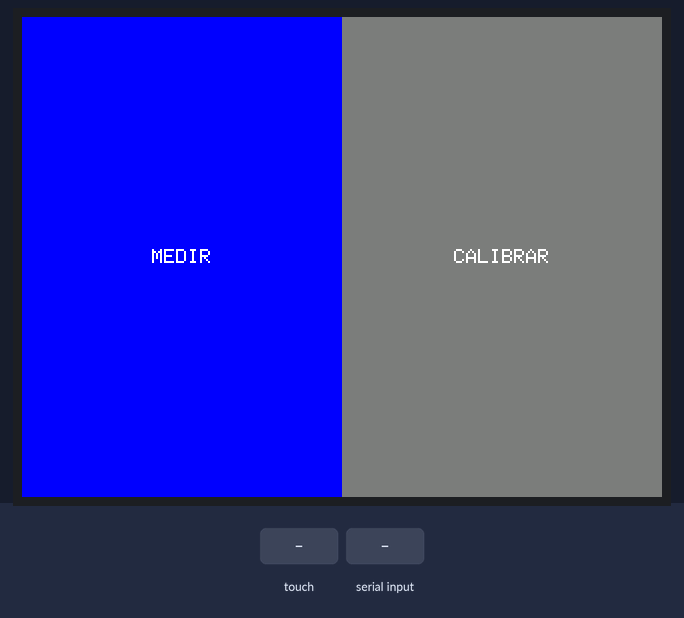
A sketch run on a simulated ESP32. Shown: 320×240 colour display. The test bench sets the inputs (shaded band). What the sketch prints to the serial monitor is not drawn.

Above: at 1.6 s.
1.7 s: screen touched at 62 % across, 10 % down
At 2.7 s:
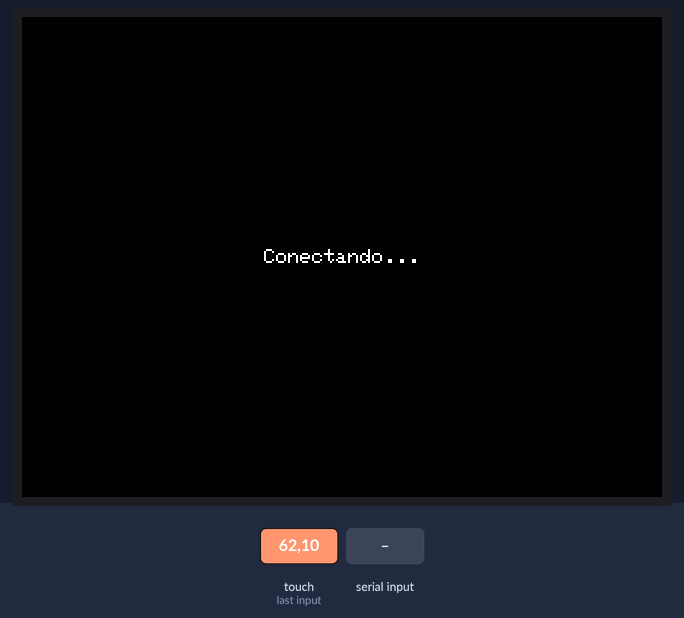
3.2 s: "pong90\n" received over Serial
At 5.8 s:
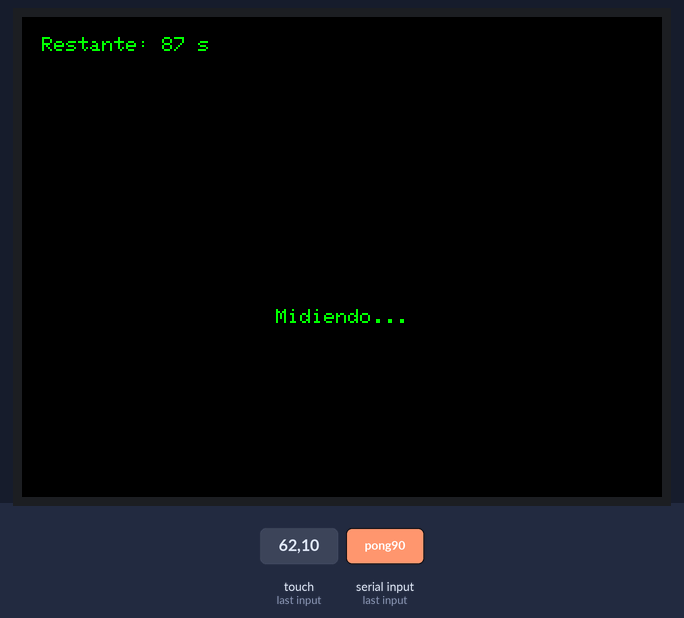
6.2 s: "stop\n" received over Serial
At 7.5 s:
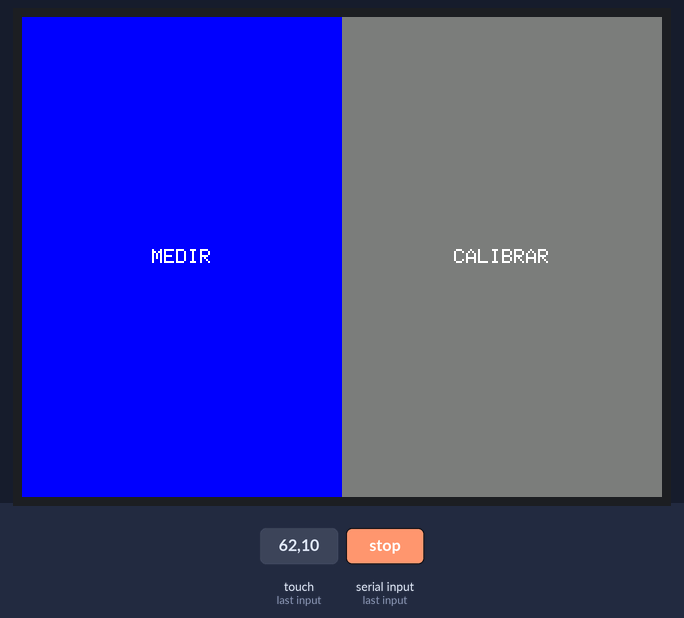
7.8 s: screen touched at 13 % across, 10 % down
At 8.6 s:
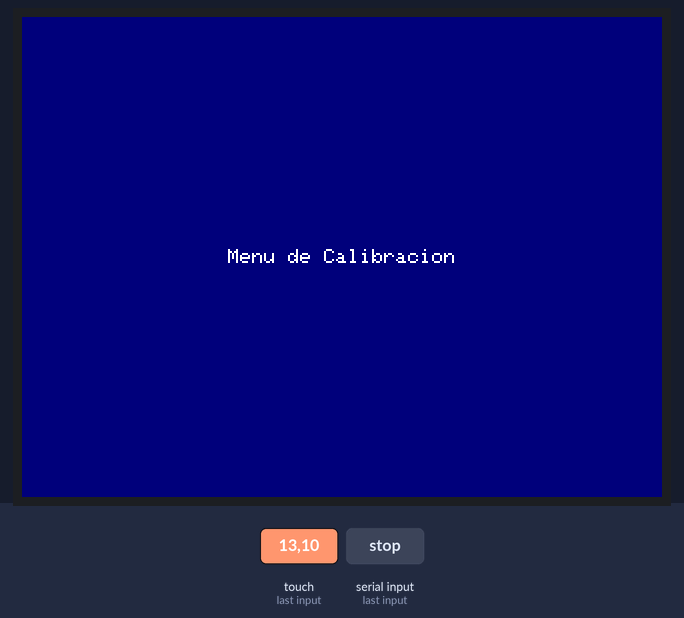
9.3 s: screen touched at 38 % across, 10 % down
At 10.3 s:
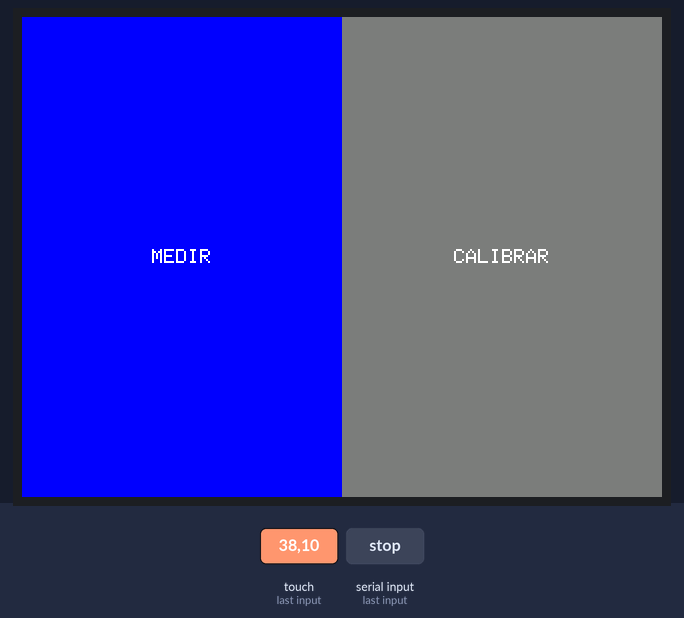
10.9 s: screen touched at 87 % across, 10 % down
At 12.5 s:
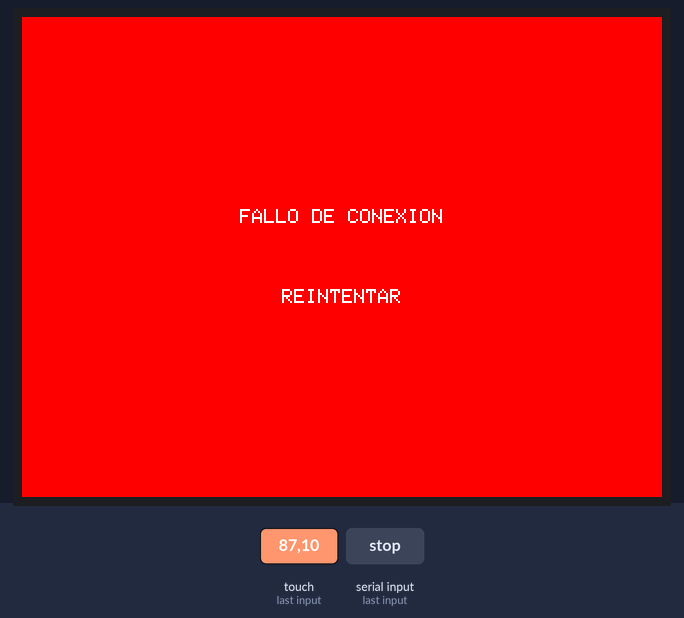
Timing chart, 0 to 13.7 s (numbered marks = the images above; inputs shaded):
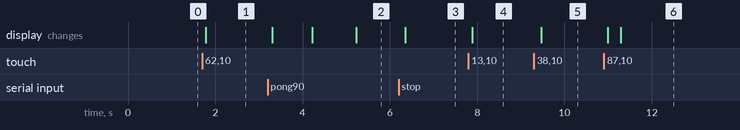

The sketch:

DSC_Arduino.ino
```cpp
#include <SPI.h>
#include <TFT_eSPI.h>
#include <math.h>
#include "FS.h"

// --- PINES PANTALLA Y TÁCTIL (VSPI - Definidos en User_Setup.h) ---
// TFT_DC 4, TFT_CS 15, TFT_MOSI 16, TFT_MISO 5, TFT_SCLK 17, TFT_RST 2, TOUCH_CS 18

// --- PINES ADS1220 (HSPI) ---
#define HSPI_SCLK  33
#define HSPI_MISO  26
#define HSPI_MOSI  25
#define HSPI_CS    32

// --- Comandos ADS1220 ---
#define ADS_CMD_RESET  0x06
#define ADS_CMD_START  0x08

// Parámetros Físicos
const float RES_NOMINAL = 10000.0;
const float TEMP_NOMINAL = 298.15;
const float BETA_COEFF = 3950.0;
const float IDAC_VALUE = 0.000100;
const float K_SENSITIVITY = 0.00004127;
const float VOLTAGE_REF = 2.048;

// Nota: Eliminamos la GAIN global para evitar errores, se definirá localmente.

// Inicializamos el bus HSPI
SPIClass hspi(HSPI);
SPISettings adsSettings(1000000, MSBFIRST, SPI_MODE1); // Subido a 1MHz como en tu código original

TFT_eSPI tft = TFT_eSPI();

volatile bool midiendo = false;
enum ScreenState { SCREEN_HOME, SCREEN_MEASURE_WAIT, SCREEN_MEASURING, SCREEN_ERROR, SCREEN_CALIBRATE };
ScreenState currentScreen = SCREEN_HOME;

int btnW, btnH;
unsigned long measureStart = 0, measureDuration = 0;
int remainingSeconds = 0;

TaskHandle_t TareaADC;
TaskHandle_t TareaInterfaz;

// Prototipos de funciones auxiliares para evitar errores de compilación
void config_ads_ntc();
void config_ads_tc_general(uint8_t mux, uint8_t gain_reg); // Función genérica unificada
void ads_reset();
void ads_start();
long wait_and_read();
void drawHome();
void drawWaiting();
void drawMeasuring();
void drawError();
void drawCalibrate();
void handleTouch(uint16_t x, uint16_t y);
void startPing();
void checkForPong();
void updateMeasuringUI();
void checkForStop();
void loopLectura(void * pvParameters);
void taskInterfaz(void * pvParameters);


// ------------------ SETUP ------------------
void setup() {
  Serial.begin(115200);

  // 1. Inicializar Pantalla (Usa VSPI por defecto)
  tft.init();
  tft.setRotation(1);
  btnW = tft.width() / 2;
  btnH = tft.height();
  drawHome();

  // 2. Inicializar ADS1220 (HSPI)
  pinMode(HSPI_CS, OUTPUT);
  digitalWrite(HSPI_CS, HIGH);

  hspi.begin(HSPI_SCLK, HSPI_MISO, HSPI_MOSI, HSPI_CS);

  ads_reset();
  delay(100);

  // Crear tareas
  // Interfaz en Core 1 (Arduino Loop default)
  xTaskCreatePinnedToCore(taskInterfaz, "TareaInterfaz", 8192, NULL, 1, &TareaInterfaz, 1);
  // ADC en Core 0 (Dedicado)
  xTaskCreatePinnedToCore(loopLectura, "TareaADC", 10000, NULL, 2, &TareaADC, 0);
}

void loop() {
  vTaskDelay(portMAX_DELAY); // El loop principal cede el control
}

// ------------------ NÚCLEO 0: MEDICIÓN (HSPI) ------------------
void loopLectura(void * pvParameters) {
  for (;;) {
    if (midiendo) {
      // --- 1. LEER JUNTA FRÍA (NTC) ---
      config_ads_ntc();
      ads_start();
      vTaskDelay(pdMS_TO_TICKS(20)); // delay no bloqueante
      long rawNTC = wait_and_read();

      float vNTC = (float)rawNTC * (VOLTAGE_REF / 8388607.0);
      float rNTC = vNTC / IDAC_VALUE;
      // Evitar log(0) o valores negativos si no hay sensor
      if (rNTC <= 0) rNTC = RES_NOMINAL;
      float logR = log(rNTC / RES_NOMINAL);
      float tempCJC = (1.0 / ((logR / BETA_COEFF) + (1.0 / TEMP_NOMINAL))) - 273.15;

      // --- 2. diff (AIN0-AIN1) ---
      // Config: AIN0-AIN1 (0x00) + PGA=128 (0x0E) -> Registro 0x0E
      // El código original usaba write_regs con 0x0E.
      config_tc_ain0_ain1(); // 0x0E es el registro 0 completo (MUX + GAIN)
      ads_start();
      vTaskDelay(pdMS_TO_TICKS(60)); // Tiempo de conversión

      long rawdiff = wait_and_read();
      float GAIN_ADS_diff = 32;
      float vdiff = rawdiff * (2.0 * VOLTAGE_REF) / (GAIN_ADS_diff * 8388608.0);
      float diff = (vdiff / K_SENSITIVITY);

      // --- 3. TC1 (AIN0-AIN2) ---
      // Config: AIN0-AIN2 (0x01) + PGA=32 (0x0A) -> Registro 0x1A
      config_tc_ain0_ain2();
      ads_start();
      vTaskDelay(pdMS_TO_TICKS(60));

      long rawTC1 = wait_and_read();
      float GAIN_ADS1 = 32.0;
      float vTC1 = rawTC1 * (2.0 * VOLTAGE_REF) / (GAIN_ADS1 * 8388608.0);
      float t1 = (vTC1 / K_SENSITIVITY) + tempCJC;

      // --- 4. TC2 (AIN1-AIN2) ---
      // Config: AIN1-AIN2 (0x03) + PGA=32 (0x0A) -> Registro 0x3A
      config_tc_ain1_ain2();
      ads_start();
      vTaskDelay(pdMS_TO_TICKS(60));

      long rawTC2 = wait_and_read();
      float GAIN_ADS2 = 32.0;
      float vTC2 = rawTC2 * (2.0 * VOLTAGE_REF) / (GAIN_ADS2 * 8388608.0);
      float t2 = (vTC2 / K_SENSITIVITY) + tempCJC;

      // --- 5. IMPRESIÓN DE DATOS (Formato Original) ---
      Serial.print(tempCJC, 4);
      Serial.print(" , ");
      Serial.print(t1, 4);
      Serial.print(" , ");
      Serial.print(t2, 4);
      Serial.print(" , ");
      Serial.println(diff, 4);

      // Frecuencia global del ciclo
      vTaskDelay(pdMS_TO_TICKS(50));
    } else {
      // Si no estamos midiendo, dormimos la tarea para ahorrar CPU
      vTaskDelay(pdMS_TO_TICKS(200));
    }
  }
}

// --- FUNCIONES SPI PARA HSPI ---

void config_ads_ntc() {
  hspi.beginTransaction(adsSettings);
  digitalWrite(HSPI_CS, LOW);
  hspi.transfer(0x43);
  hspi.transfer(0xB1);
  hspi.transfer(0x04);
  hspi.transfer(0x13);
  hspi.transfer(0x82);
  digitalWrite(HSPI_CS, HIGH);
  hspi.endTransaction();
}

// Función genérica para configurar cualquier termopar
// mux_gain: el byte que calculamos antes (ej: 0x0A para PGA 32)
void config_tc_generic(uint8_t mux_gain) {
  // 1. Cambiamos Canal y Ganancia (Registro 0)
  write_single_reg(0, mux_gain);

  // 2. IMPORTANTE: Apagamos IDACs que pudieron quedar de la NTC (Registro 2)
  // Si no haces esto, la corriente del NTC afectará la lectura del termopar.
  write_single_reg(2, 0x00);
}

void config_tc_ain0_ain1() { config_tc_generic(0x0A); } // AIN0-AIN1, Ganancia 32
void config_tc_ain0_ain2() { config_tc_generic(0x1A); } // AIN0-AIN2, Ganancia 32
void config_tc_ain1_ain2() { config_tc_generic(0x3A); } // AIN1-AIN2, Ganancia 32

void write_single_reg(uint8_t regAddr, uint8_t value) {
  hspi.beginTransaction(adsSettings);
  digitalWrite(HSPI_CS, LOW);

  // Comando: 0x40 (WREG) | (regAddr << 2) | (numero_de_regs_menos_1)
  // Para un solo registro, nn es 0.
  hspi.transfer(0x40 | (regAddr << 2));
  hspi.transfer(value);

  digitalWrite(HSPI_CS, HIGH);
  hspi.endTransaction();
}

void ads_reset() {
  hspi.beginTransaction(adsSettings);
  digitalWrite(HSPI_CS, LOW);
  hspi.transfer(ADS_CMD_RESET);
  digitalWrite(HSPI_CS, HIGH);
  hspi.endTransaction();
}

void ads_start() {
  hspi.beginTransaction(adsSettings);
  digitalWrite(HSPI_CS, LOW);
  hspi.transfer(ADS_CMD_START);
  digitalWrite(HSPI_CS, HIGH);
  hspi.endTransaction();
}

long wait_and_read() {
  unsigned long timeout = millis();
  // Chequeamos MISO (Pin 26)
  while (digitalRead(HSPI_MISO) == HIGH) {
    if (millis() - timeout > 500) {
        // Timeout de seguridad
        return 0;
    }
  }

  digitalWrite(HSPI_CS, LOW);
  hspi.beginTransaction(adsSettings);
  uint8_t b1 = hspi.transfer(0x00);
  uint8_t b2 = hspi.transfer(0x00);
  uint8_t b3 = hspi.transfer(0x00);
  hspi.endTransaction();
  digitalWrite(HSPI_CS, HIGH);

  long value = ((long)b1 << 16) | ((long)b2 << 8) | b3;
  if (value & 0x800000) value |= 0xFF000000;
  return value;
}

// ------------------ NÚCLEO 1: INTERFAZ ------------------
void taskInterfaz(void * pvParameters) {
  for (;;) {
    uint16_t x, y;
    // TFT_eSPI gestiona su propio bus VSPI
    if (tft.getTouch(&x, &y)) {
      handleTouch(x, y);
      vTaskDelay(pdMS_TO_TICKS(200));
    }
    if (currentScreen == SCREEN_MEASURE_WAIT) checkForPong();
    if (currentScreen == SCREEN_MEASURING) updateMeasuringUI();
    checkForStop();
    vTaskDelay(pdMS_TO_TICKS(10));
  }
}

// --- FUNCIONES UI (Misma lógica anterior) ---
void startPing() { drawWaiting(); Serial.println("ping"); }

void checkForPong() {
  static unsigned long startWait = millis();
  if (Serial.available()) {
    String line = Serial.readStringUntil('\n'); line.trim();
    if (line.startsWith("pong")) {
      int n = line.substring(4).toInt();
      if (n > 0) {
        measureDuration = n * 1000UL; measureStart = millis(); remainingSeconds = n;
        drawMeasuring(); midiendo = true; startWait = millis(); return;
      }
    }
  }
  if (millis() - startWait > 3000) { drawError(); startWait = millis(); }
}

void checkForStop() {
  if (Serial.available()) {
    String line = Serial.readStringUntil('\n'); line.trim();
    if (line == "stop") { midiendo = false; if (currentScreen == SCREEN_MEASURING) { Serial.println("pong"); drawHome(); } }
  }
}

void updateMeasuringUI() {
  unsigned long elapsed = millis() - measureStart;
  int newRemaining = (int)((measureDuration - elapsed) / 1000);
  if (newRemaining != remainingSeconds) {
    remainingSeconds = newRemaining;
    tft.fillRect(0, 0, tft.width(), 30, TFT_BLACK);
    tft.setTextColor(TFT_GREEN, TFT_BLACK);
    tft.setTextDatum(TL_DATUM);
    tft.drawString("Restante: " + String(remainingSeconds) + " s", 10, 10);
  }
  if (elapsed >= measureDuration) { midiendo = false; drawHome(); }
}

void drawHome() {
  currentScreen = SCREEN_HOME; tft.fillScreen(TFT_BLACK);
  tft.fillRect(0, 0, btnW, btnH, TFT_BLUE);
  tft.setTextColor(TFT_WHITE, TFT_BLUE); tft.setTextDatum(MC_DATUM);
  tft.drawString("MEDIR", btnW / 2, btnH / 2);
  tft.fillRect(btnW, 0, btnW, btnH, TFT_DARKGREY);
  tft.setTextColor(TFT_WHITE, TFT_DARKGREY);
  tft.drawString("CALIBRAR", btnW + btnW / 2, btnH / 2);
}

void drawWaiting() {
  currentScreen = SCREEN_MEASURE_WAIT; tft.fillScreen(TFT_BLACK);
  tft.setTextColor(TFT_WHITE, TFT_BLACK); tft.setTextDatum(MC_DATUM);
  tft.drawString("Conectando...", tft.width()/2, tft.height()/2);
}

void drawMeasuring() {
  currentScreen = SCREEN_MEASURING; tft.fillScreen(TFT_BLACK);
  tft.setTextColor(TFT_GREEN, TFT_BLACK); tft.setTextDatum(MC_DATUM);
  tft.drawString("Midiendo...", tft.width()/2, tft.height()/2 + 30);
}

void drawError() {
  currentScreen = SCREEN_ERROR; tft.fillScreen(TFT_RED);
  tft.setTextColor(TFT_WHITE, TFT_RED); tft.setTextDatum(MC_DATUM);
  tft.drawString("FALLO DE CONEXION", tft.width()/2, tft.height()/2 - 20);
  tft.drawString("REINTENTAR", tft.width()/2, tft.height()/2 + 20);
}

void drawCalibrate() {
  currentScreen = SCREEN_CALIBRATE; tft.fillScreen(TFT_NAVY);
  tft.setTextColor(TFT_WHITE, TFT_NAVY); tft.setTextDatum(MC_DATUM);
  tft.drawString("Menu de Calibracion", tft.width()/2, tft.height()/2);
}

void handleTouch(uint16_t x, uint16_t y) {
  if (currentScreen == SCREEN_HOME) { if (x > btnW) startPing(); else drawCalibrate(); }
  else if (currentScreen == SCREEN_ERROR) startPing();
  else if (currentScreen == SCREEN_CALIBRATE) drawHome();
}
```

Measured:
- after the input at 1.7 s, the display: changes after 0.08 s (image 1)
- after the input at 3.2 s, the display: first changes after 0.10 s (image 2 shows a later state)
- after the input at 6.2 s, the display: changes after 0.16 s (image 3)
- after the input at 7.8 s, the display: changes after 0.08 s (image 4)
- after the input at 9.3 s, the display: changes after 0.16 s (image 5)
- after the input at 10.9 s, the display: first changes after 0.09 s (image 6 shows a later state)
